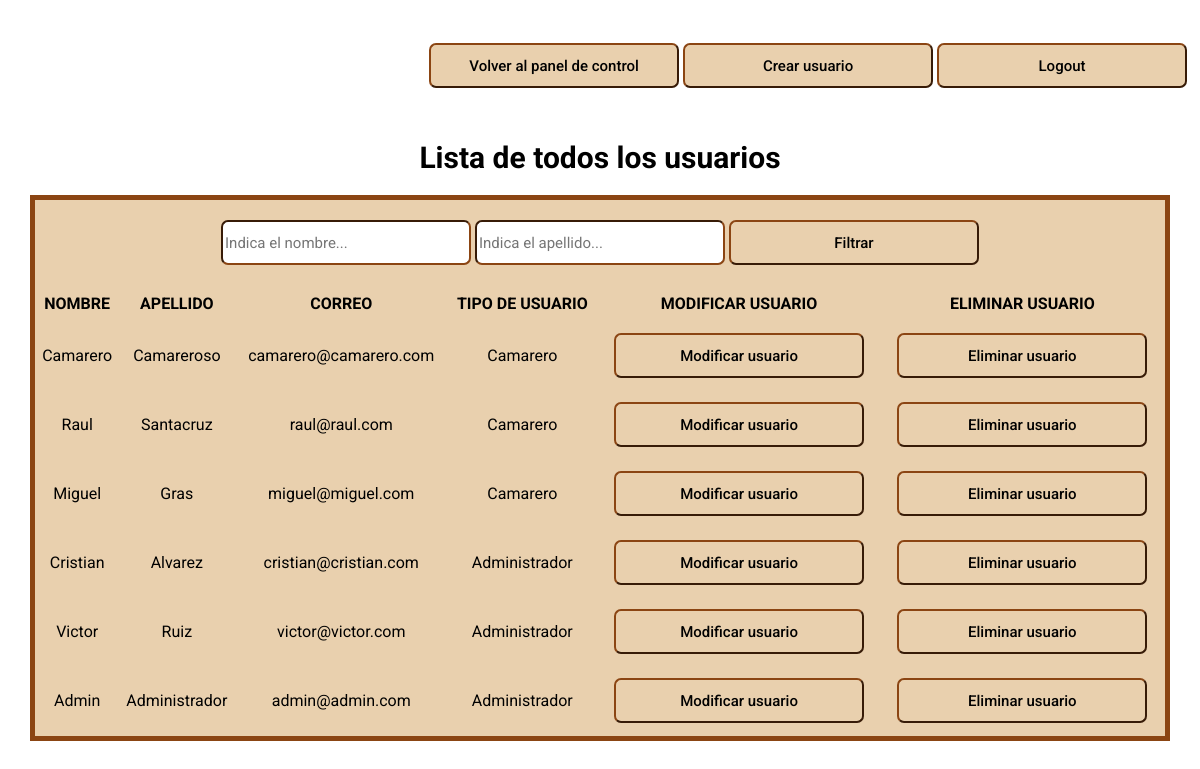
The app's page /view/gestion_usuarios.php (signed in) with its own data.
### tables this page shows
CREATE TABLE `tbl_empleado` (
  `id_emp` int(11) NOT NULL,
  `nombre_emp` varchar(40) NOT NULL,
  `apellido_emp` varchar(40) NOT NULL,
  `email_emp` varchar(40) NOT NULL,
  `pass_emp` varchar(40) NOT NULL,
  `tipo_emp` varchar(40) NOT NULL
);

### view/gestion_usuarios.php (the view, shortened to what this page needs)
<?php
    include '../services/conexion.php';
    if (!$_SESSION['nombre']=="") {
?>
<!DOCTYPE html>
<html lang="en">
<head>
    <link rel="stylesheet" href="../css/styles.css">
</head>
<body class="sala">
    <table class="contenedor_botones_principales_sala">
        <td>
            <button class="boton_sala" onclick="location.href='../view/control_administrador.php'">Volver al panel de control</button>
            <button class="boton_sala" onclick="location.href='../view/crearempleado.php'">Crear usuario</button>
            <button class="boton_sala" onclick="location.href='../process/logout.proc.php'">Logout</button>
        </td>
    </table>
    <h1 class="h1_sala">Lista de todos los usuarios</h1>
    <div class="cuadro_users">
        <form action="../view/gestion_usuarios.php" method="POST">
            <input type="text" class="input_filtro" name="nombre" placeholder="Indica el nombre...">
            <input type="text" class="input_filtro" name="apellido" placeholder="Indica el apellido...">
            <input type="submit" class="boton_filtrar_user"value="Filtrar" name="filtrar">
        </form>
        <table class="tabla_users">
        <?php
        if (isset($_POST['filtrar'])){
            $empleado=$pdo->prepare("SELECT * FROM tbl_empleado WHERE nombre_emp LIKE '%{$_POST['nombre']}%' AND apellido_emp LIKE '%{$_POST['apellido']}%'");
            $empleado->execute();
            $empleados=$empleado->fetchAll(PDO::FETCH_ASSOC);
            if (empty($empleados)) {
                echo "<h1>No se ha encontrado ningun usuario</h1>";
            }else{
                ?>
                <tr>
                    <th>NOMBRE</th>
                    <th>APELLIDO</th>
                    <th>CORREO</th>
                    <th>TIPO DE USUARIO</th>
                    <th>MODIFICAR USUARIO</th>
                    <th>ELIMINAR USUARIO</th>
                </tr>
                 <?php
            }
        }else{
            $empleado=$pdo->prepare("SELECT * FROM tbl_empleado");
            $empleado->execute();
            $empleados=$empleado->fetchAll(PDO::FETCH_ASSOC);
            if (empty($empleados)) {
                echo "<h1>No hay ningun usuario</h1>";
            }else{
                ?>
                <tr>
                    <th>NOMBRE</th>
                    <th>APELLIDO</th>
                    <th>CORREO</th>
                    <th>TIPO DE USUARIO</th>
                    <th>MODIFICAR USUARIO</th>
                    <th>ELIMINAR USUARIO</th>
                </tr>
                 <?php
            }
        }
        ?>
            <?php
                foreach ($empleados as $row) {
                    if ($row['nombre_emp']==$_SESSION['nombre']) {
                    }else{
            ?>
            <tr>
                <td><?php echo "{$row['nombre_emp']}";?></td>
                <td><?php echo "{$row['apellido_emp']}";?></td>
                <td><?php echo "{$row['email_emp']}";?></td>
                <td><?php echo "{$row['tipo_emp']}";?></td>
                <td><button class="boton_modificar_user" onclick="location.href='../view/modificarempleado.php?id_emp=<?php echo $row['id_emp']; ?>'">Modificar usuario</button></td>
                <td><button class="boton_eliminar_user" onclick="location.href='../process/eliminarempleado.proc.php?id_emp=<?php echo $row['id_emp']; ?>'">Eliminar usuario</button></td>
            </tr>
            <?php
            }
        } ?>
        </table>
    </div>
</body>
</html>
<?php
}else{
    header('Location: ../view/login.php');
}

### css/styles.css (style rules this page uses)
* { box-sizing: border-box; font-family: 'Roboto', sans-serif; }
body { margin: 0; background-size: cover; background-attachment: fixed; padding: 10% 20px; text-align: center; }
th { padding-top: 7px; padding-bottom: 7px; }
.sala { width: 100%; height: 100%; padding: 0; margin: 0; background-image: url("../img/img_sala.jpg"); }
.contenedor_botones_principales_sala { height: 100%; margin-top: 20px; margin-right: 10px; float: right; }
.boton_sala { width: 250px; height: 45px; border-radius: 7px; border-color: saddlebrown; background-color: #e9d0ae; font-size: 15px; font-weight: 500; transition: all 0.5s ease; position: relative; }
.h1_sala { padding-top: 120px; font-size: 30px; }
.cuadro_users { height: auto; width: auto; background: #e9d0ae; margin-left: 30px; margin-right: 30px; border: 5px solid saddlebrown; align-items: center; align-content: center; text-align: center; }
.tabla_users { width: 100%; height: 100%; }
.boton_modificar_user { width: 250px; height: 45px; border-radius: 7px; border-color: saddlebrown; background-color: #e9d0ae; font-size: 15px; font-weight: 500; transition: all 0.5s ease; position: relative; margin-bottom: 10px; margin-top: 10px; outline: none; }
.boton_eliminar_user { width: 250px; height: 45px; border-radius: 7px; border-color: saddlebrown; background-color: #e9d0ae; font-size: 15px; font-weight: 500; transition: all 0.5s ease; position: relative; margin-bottom: 10px; margin-top: 10px; outline: none; }
.boton_filtrar_user { width: 250px; height: 45px; border-radius: 7px; border-color: saddlebrown; background-color: #e9d0ae; font-size: 15px; font-weight: 500; transition: all 0.5s ease; position: relative; margin-bottom: 10px; margin-top: 10px; outline: none; }
.input_filtro { width: 250px; height: 45px; font-size: 15px; border-radius: 7px; border-color: saddlebrown; background-color: white; outline: none; margin-bottom: 20px; margin-top: 20px; }

### records on screen
tbl_empleado: nombre_emp "Camarero", apellido_emp "Camareroso", email_emp "camarero@camarero.com", tipo_emp "Camarero"
tbl_empleado: nombre_emp "Raul", apellido_emp "Santacruz", email_emp "raul@raul.com", tipo_emp "Camarero"
tbl_empleado: nombre_emp "Miguel", apellido_emp "Gras", email_emp "miguel@miguel.com", tipo_emp "Camarero"
tbl_empleado: nombre_emp "Cristian", apellido_emp "Alvarez", email_emp "cristian@cristian.com", tipo_emp "Administrador"
tbl_empleado: nombre_emp "Victor", apellido_emp "Ruiz", email_emp "victor@victor.com", tipo_emp "Administrador"
tbl_empleado: nombre_emp "Admin", apellido_emp "Administrador", email_emp "admin@admin.com", tipo_emp "Administrador"
